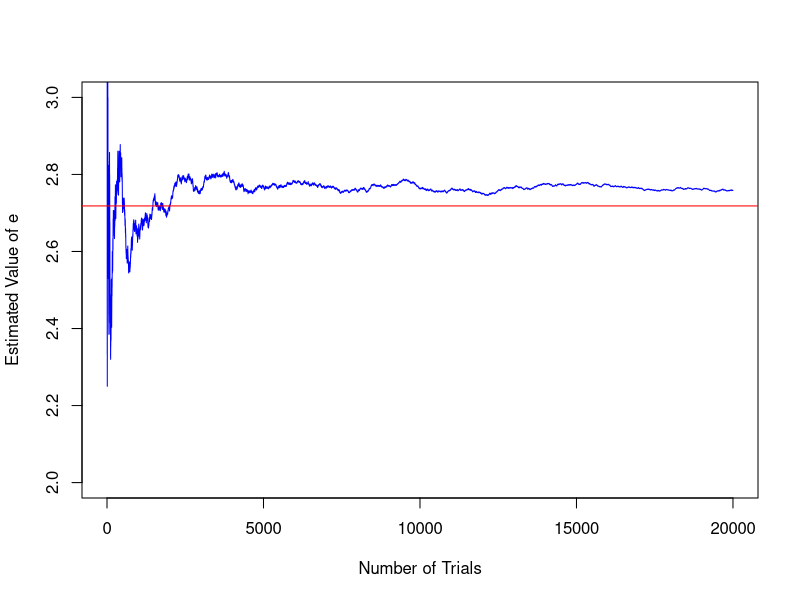

This chart was generated by the following R code:

###### Problem 1: Estimation of e by using results of Probability theory ######

#### Method:1 ####
### We will take 1e6 samples from uniform(0,1) and will take their geometric mean yn.And then inverse the yn.
### we will repeat this experiment 1e3 times and take the mean of all yn's


n= 1e6       ## No.of observation from U(0,1) by each individual.

k= 1e2      ## No. of observer..

vec<- numeric(length = k)      ## Vector that will store the estimated value of e from each observer. 

for( i in 1:k){
  uni<- runif(n,0,1)        ##generation of 1e6 samples from U(0,1)
  
  yn<- prod(uni^(1/n))      ## Taking geometric mean of all samples
  
  vec[i]<- 1/yn
}

e <- mean(vec)  ## mean of the values estimated by every individual.

cat("The value of e :",e)     ## Value of estimated e..

###########################################################################################################

### Method: 2 ###
### In this method we will estimate the value of e by deck of cards, if we have n deck of cards and their derangement is d and total permutation is n then value of e would be d/n
### So we perform this experiment by taking m-set of cards and shuffle these cards k times. if we get some of these arrangement as deranged outcome then count that number 'p' and calculate k/p to get value of e..
### This experiment would lead to give expansion of e^(-1) in some sense.. if we solve mathematically



is_derangement <- function(permutation) {
  all(permutation != seq_along(permutation))  
  ## Check if the permutation is deranged
}

estimate_e <- function(deck_size, trials) {
  derangements <- 0
  cumulative_e <- numeric(trials)  
  ## Store e estimates at each trial
  
  for (i in 1:trials) {
    deck <- sample(1:deck_size)  
    ## Shuffle the cards
    
    if (is_derangement(deck)) {
      derangements <- derangements + 1
    }
    
    cumulative_e[i] <- ifelse(derangements > 0, i / derangements, Inf) 
    #inverse of probability after each trial
  }
  
  return(cumulative_e) #e estimates after each trial
}

cards <- 52  ## Standard 52 deck of cards (numbered 1 to 52)
trials <- 2*1e4  ## Number of trials
repeats <-100;   ## Repetitions for accuracy

vec_e<-numeric(length = repeats); #vector that stores e estimates

for(i in 1:repeats){
  cumulative_e <- estimate_e(cards,trials)
  vec_e[i] <- cumulative_e[length(cumulative_e)]
}

final_estimate <- mean(vec_e)

cat("The value of e:", final_estimate)

## Plot how estimate gets closer to real value
plot(1:trials, cumulative_e, type = "l", col = "blue",
     , ylim = c(2, 3), xlab = "Number of Trials", ylab = "Estimated Value of e")
abline(h = exp(1), col = "red")




